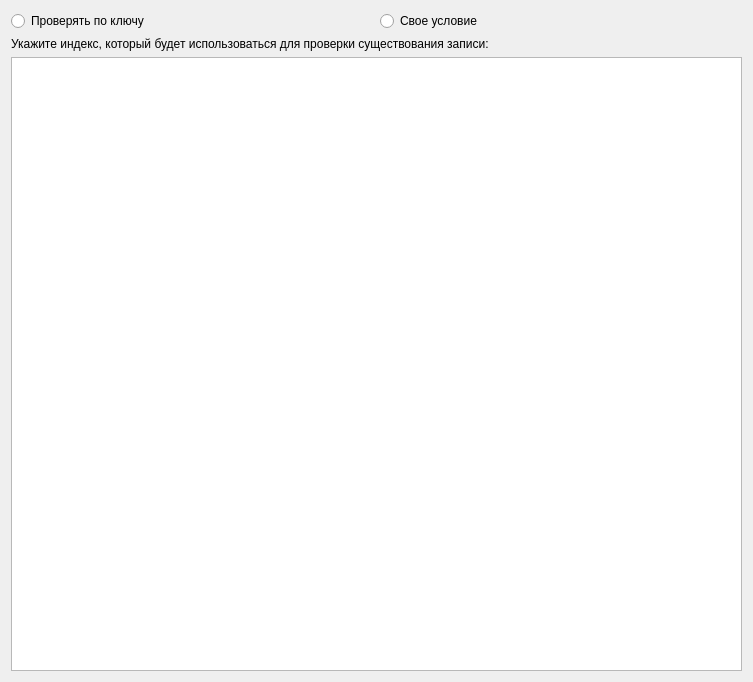
<?xml version="1.0" encoding="UTF-8"?>
<ui version="4.0">
 <class>ExistsConditionPage</class>
 <widget class="QWizardPage" name="ExistsConditionPage">
  <property name="geometry">
   <rect>
    <x>0</x>
    <y>0</y>
    <width>753</width>
    <height>682</height>
   </rect>
  </property>
  <property name="windowTitle">
   <string>WizardPage</string>
  </property>
  <layout class="QVBoxLayout" name="verticalLayout">
   <item>
    <layout class="QHBoxLayout" name="horizontalLayout">
     <item>
      <widget class="QRadioButton" name="radioButton">
       <property name="text">
        <string>Проверять по ключу</string>
       </property>
      </widget>
     </item>
     <item>
      <widget class="QRadioButton" name="radioButton_2">
       <property name="text">
        <string>Свое условие</string>
       </property>
      </widget>
     </item>
    </layout>
   </item>
   <item>
    <widget class="QStackedWidget" name="stackedWidget">
     <property name="currentIndex">
      <number>0</number>
     </property>
     <widget class="QWidget" name="page">
      <layout class="QVBoxLayout" name="verticalLayout_3">
       <property name="leftMargin">
        <number>0</number>
       </property>
       <property name="topMargin">
        <number>0</number>
       </property>
       <property name="rightMargin">
        <number>0</number>
       </property>
       <property name="bottomMargin">
        <number>0</number>
       </property>
       <item>
        <widget class="QLabel" name="label">
         <property name="text">
          <string>Укажите индекс, который будет использоваться для проверки существования записи:</string>
         </property>
        </widget>
       </item>
       <item>
        <widget class="QTreeView" name="treeView"/>
       </item>
      </layout>
     </widget>
     <widget class="QWidget" name="page_2">
      <layout class="QVBoxLayout" name="verticalLayout_2">
       <property name="leftMargin">
        <number>0</number>
       </property>
       <property name="topMargin">
        <number>0</number>
       </property>
       <property name="rightMargin">
        <number>0</number>
       </property>
       <property name="bottomMargin">
        <number>0</number>
       </property>
       <item>
        <widget class="CodeEditor" name="plainTextEdit"/>
       </item>
      </layout>
     </widget>
    </widget>
   </item>
  </layout>
 </widget>
 <customwidgets>
  <customwidget>
   <class>CodeEditor</class>
   <extends>QPlainTextEdit</extends>
   <header>codeeditor/codeeditor.h</header>
  </customwidget>
 </customwidgets>
 <resources/>
 <connections/>
</ui>
